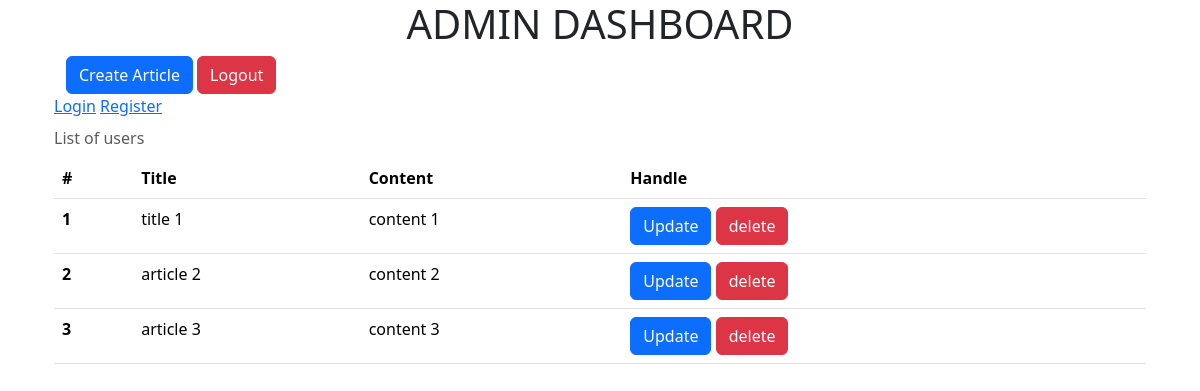
The page /admindashboard on the database as committed earlier.
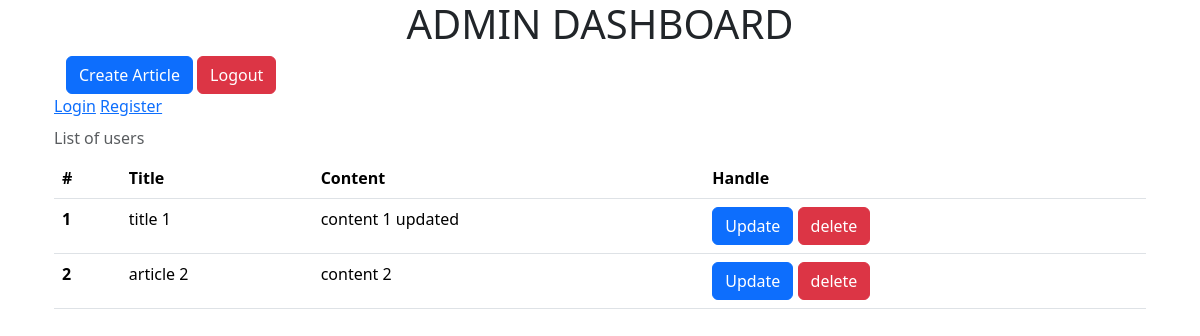
The same page on the database as committed later.
### appblog/models.py (models this page shows, shortened)
class Article(models.Model):
    title = models.CharField(max_length=100)
    content = models.TextField()
    created_at = models.DateTimeField(auto_now_add=True)
    updated_at = models.DateTimeField(auto_now=True)
    author = models.ForeignKey(CustomUser, on_delete=models.CASCADE)

### appblog/views.py (the view)
# urls.py: path('admindashboard',views.admindashboard,name="admindashboard"),
def admindashboard(request):
    articles = Article.objects.all()
    return render (request,"admindashboard.html",{'articles':articles})

### appblog/templates/admindashboard.html (shortened to what this page needs)
<!DOCTYPE html>
<html lang="en">
  <head>
    <link
      href="https://cdn.jsdelivr.net/npm/bootstrap@5.3.3/dist/css/bootstrap.min.css"
      rel="stylesheet"
    />
  </head>
  <body>
    <div class="container">
      <center>
        <h1>ADMIN DASHBOARD</h1>
      </center>
      <div class="container">
        <div class="container display-flex">
          <button
            type="button"
            class="btn btn-primary"
            data-bs-toggle="modal"
            data-bs-target="#exampleModal"
            data-bs-whatever="@mdo"
          >
            Create Article
          </button>
          <button
            type="button"
            class="btn btn-danger"
            data-bs-toggle="modal"
            data-bs-target="#exampleModal"
            data-bs-whatever="@mdo"
          >
            Logout
          </button>
        </div>
        <nav>
          {% if user.is_authenticated %}
          <a href="{% url 'logout' %}">Logout</a>
          {% else %}
          <a href="{% url 'login' %}">Login</a>
          <a href="{% url 'register' %}">Register</a>
          {% endif %}
        </nav>
      </div>
      <div class="container">
        <table class="table caption-top">
          <caption>
            List of users
          </caption>
          <thead>
            <tr>
              <th scope="col">#</th>
              <th scope="col">Title</th>
              <th scope="col">Content</th>
              <th scope="col">Handle</th>
            </tr>
          </thead>
          <tbody>
            {% for article in articles %}
            <tr>
              <th scope="row">{{article.id}}</th>
              <td>{{ article.title }}</td>
              <td>{{ article.content }}</td>
              <td>
                <button
                  type="button"
                  class="btn btn-primary"
                  data-bs-toggle="modal"
                  data-bs-target="#exampleModal{{ article.id }}"
                  data-bs-whatever="@mdo"
                >
                  Update
                </button>
                <a href="{% url 'deletearticle' article.id %}" class="btn btn-danger">delete</a>
              </td>
            </tr>
            {% endfor %}
          </tbody>
        </table>
      </div>
    </div>
  </body>
</html>

Rows that differ between the two databases and show on the page:
removed Article: id "3", title "article 3", content "content 3"
changed Article "title 1": content "content 1" → "content 1 updated"
